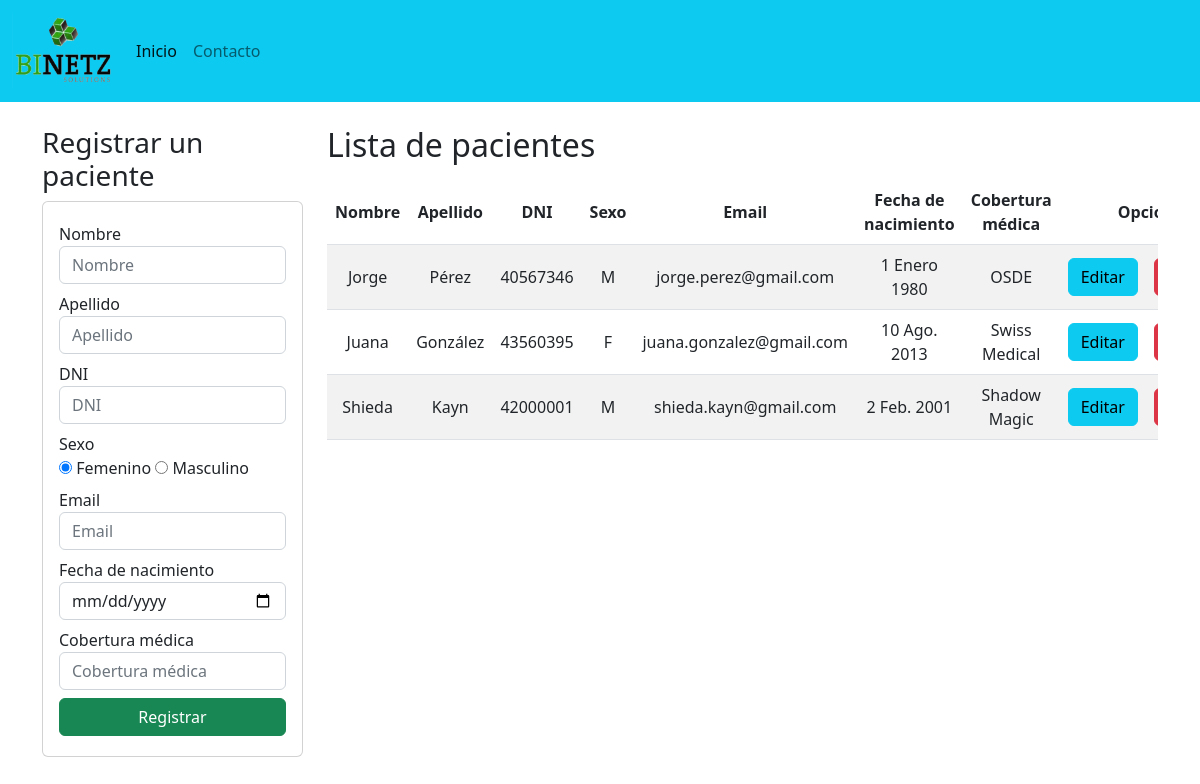
/, run on an earlier commit of the app's database.
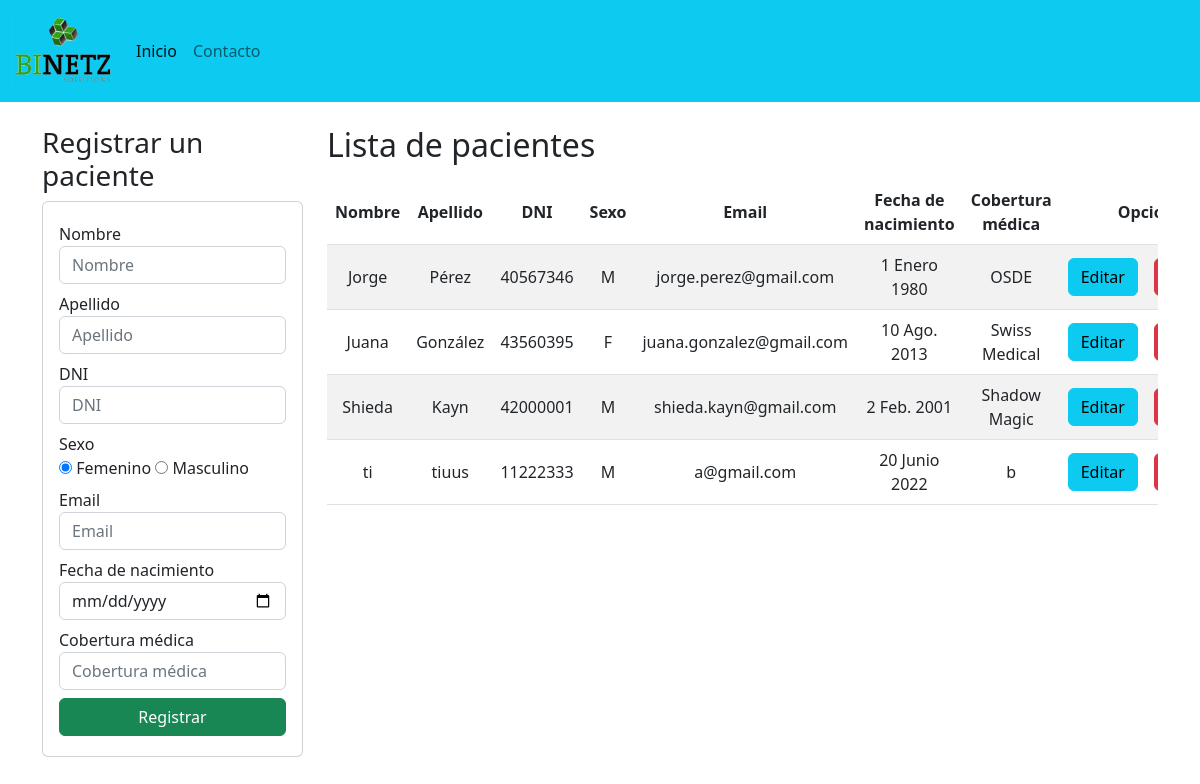
And on a later commit of the database.
### patients/models.py (models this page shows, shortened)
class Patient(models.Model):
    nombre = models.CharField(max_length=50)
    apellido = models.CharField(max_length=50)
    dni = models.PositiveIntegerField()
    email = models.EmailField(max_length=100)
    fecha_de_nacimiento = models.DateField()
    SEXOS = (
        ('M', 'Masculino'),
        ('F', 'Femenino'),
    )
    sexo = models.CharField(max_length=1, choices=SEXOS)
    cobertura_medica = models.CharField('cobertura médica', max_length=50)
    class Meta:
        db_table = 'patient'

### patients/views.py (the view)
# urls.py: path('', views.index, name='index'),
def index(request):
    patients = Patient.objects.all()
    return render(request, 'patients/index.html', {'patients': patients})

### patients/templates/patients/index.html (shortened to what the changed rows need)
{% extends './base.html' %} {% block title %}Índice{% endblock %}
{% block body %}
<div class="row">
    <div class="col-sm-12 col-md-6 col-lg-9 col-xl-9">
        <h2>Lista de pacientes</h2>
        <div class="table-responsive py-2">
            <table class="table table-striped">
                <thead>
                    <tr>
                        <th>Nombre</th>
                        <th>Apellido</th>
                        <th>DNI</th>
                        <th>Sexo</th>
                        <th>Email</th>
                        <th>Fecha de nacimiento</th>
                        <th>Cobertura médica</th>
                        <th colspan="2">Opciones</th>
                    </tr>
                </thead>
                <tbody>
                    {% for patient in patients %}
                    <tr>
                        <td>{{patient.nombre}}</td>
                        <td>{{patient.apellido}}</td>
                        <td>{{patient.dni}}</td>
                        <td>{{patient.sexo}}</td>
                        <td>{{patient.email}}</td>
                        <td>{{patient.fecha_de_nacimiento}}</td>
                        <td>{{patient.cobertura_medica}}</td>
                        <td>
                            <a
                                href="editar-paciente/{{patient.id}}"
                                class="btn btn-info"
                                >Editar</a
                            >
                        </td>
                        <td>
                            <a
                                href="eliminar-paciente/{{patient.id}}"
                                class="btn btn-danger delete-btn"
                                >Eliminar</a
                            >
                        </td>
                    </tr>
                    {% endfor %}
                </tbody>
            </table>
        </div>
    </div>
</div>
{% endblock %}

What changed in the data, as far as the page shows it:
added Patient: nombre "ti", apellido "tiuus", dni "11222333", sexo "M", email "a@gmail.com", fecha_de_nacimiento "20 Junio 2022", cobertura_medica "b"
